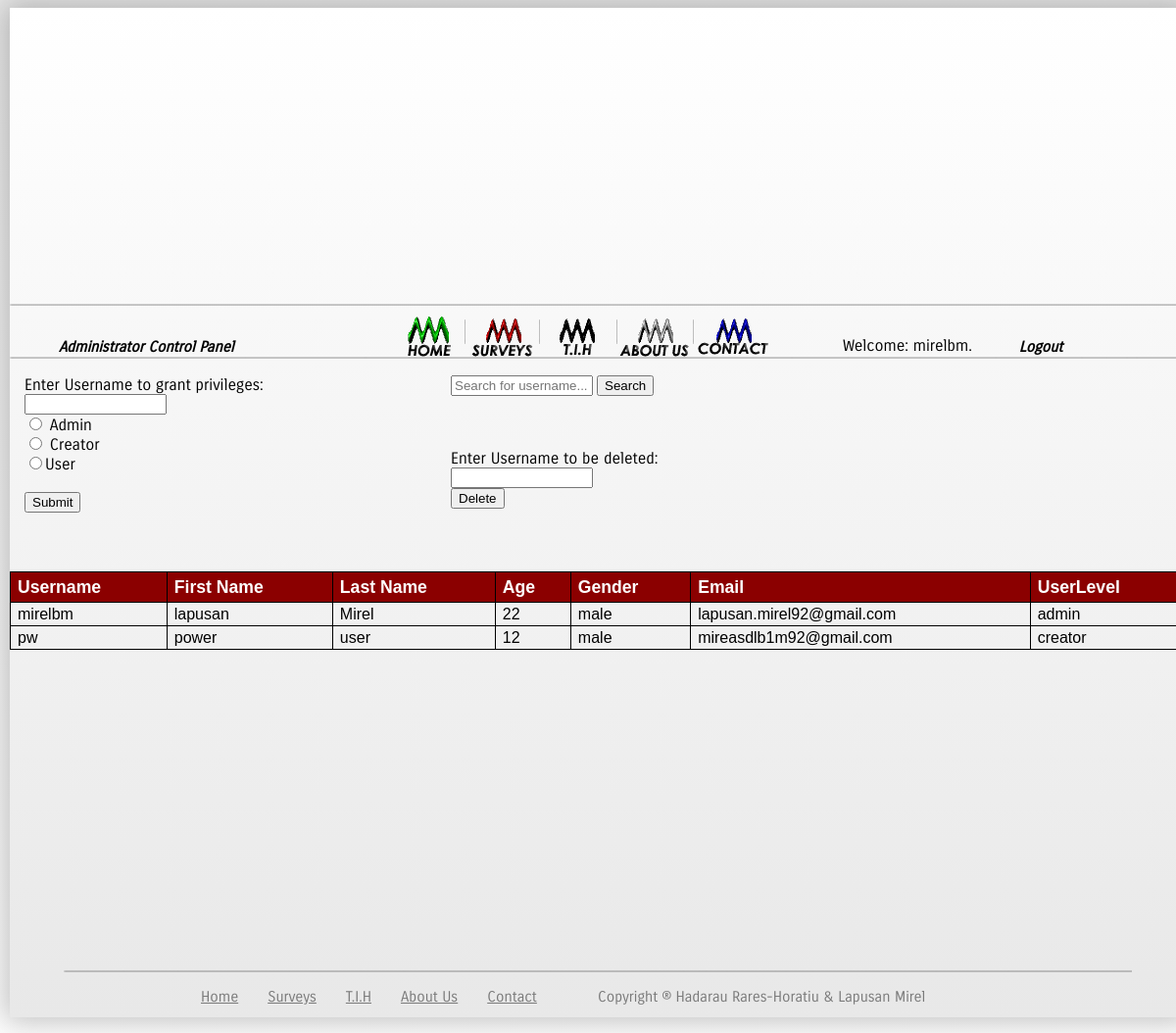
/admin.php (signed in), run on the app's committed database.
### tables this page shows
CREATE TABLE IF NOT EXISTS `users` (
  `id_user` int(10) NOT NULL,
  `user` varchar(45) NOT NULL,
  `password` varchar(45) NOT NULL,
  `firstname` varchar(45) NOT NULL,
  `lastname` varchar(45) NOT NULL,
  `age` int(11) NOT NULL,
  `email` varchar(45) NOT NULL,
  `confirmpassword` varchar(45) NOT NULL,
  `gender` text NOT NULL,
  `level` varchar(45) NOT NULL
);

### admin.php (the view, shortened to what this page needs)
<!DOCTYPE html>
<html>
<body>
	<head>
		<link rel="stylesheet" type="text/css" href="style.css">
	</head>
<div class="background">
	<div class="content">
		<div class="header">
		</div>
		<div class="headerboxwithlineandbuttons">
			<div class="verticaltopline">
			</div>
		</div>
		<ul class="menu">
					<li class="button1"><a href="index.php"></a></li>
					<li class="button2"><a href="surveys.php"></a></li>
					<li class="button3"><a href="tih.php"></a></li>
					<li class="button4"><a href="aboutus.php"></a></li>
					<li class="button5"><a href="contact.php"></a></li>
				</ul>
		<div class="loggedin">
         <?php
         	if(isset($_SESSION['user'])=="")
			{
				 print("Not logged. Please log in.");
			}
			else
			{
				print('Welcome: ');
				print($_SESSION['user']);
				print('.');
				?>
				<div class="logoutbutton">&nbsp;<a href="logout.php?logout"><b>Logout</b></a></div>
				<?php
			}
         ?>
        </div>
                <?php
if(isset($_SESSION['user'])) {
        if($_SESSION['level'] == 'admin')
        	{
        ?>
        	<div class="administratorcontrolpaneltext">
        	<a href="admin.php"><b>Administrator Control Panel</b></a></div>
        		<?php
			}
		}
				?>
		<div class="despartitorvertical"></div>
		<div class="despartitorvertical2"></div>
		<div class="despartitorvertical3"></div>
		<div class="despartitorvertical4"></div>
<?php
$searchq = '';
if($searchq == ''){
	?>
		<table id="customers">
  <tr>
    <th>Username</th>
    <th>First Name</th>
    <th>Last Name</th>
    <th>Age</th>
    <th>Gender</th>
    <th>Email</th>
    <th>UserLevel</th>
  </tr>
  <?php
            $results = mysql_query("SELECT * FROM users ");
            while($row = mysql_fetch_array($results)) {
            ?>
  <tr>
    <td><?php echo $row['user']?></td>
    <td><?php echo $row['firstname']?></td>
    <td><?php echo $row['lastname']?></td>
    <td><?php echo $row['age']?></td>
    <td><?php echo $row['gender']?></td>
    <td><?php echo $row['email']?></td>
    <td><?php echo $row['level']?>
  </tr>
  <?php
}
}
?>
</table>
<form action="updatelevels.php" method="post">
<div class="butondeactualizare">
Enter Username to grant privileges:      <br><input type="text" name="name" size="15"><br>
<input type="radio"     name="1"    value="admin"   > Admin<br>
<input type="radio"     name="1"    value="creator" > Creator<br>
<input type="radio"     name="1"    value="user"   >User<br> <br>
<input type="submit">
</div>
<div class="delete">
Enter Username to be deleted:<br><input type="text" name="name3" size="15"><br>
<input type="submit" name="Delete" value="Delete" ></button>
</div>
</form>
<form action="admin.php" method="post">
<div class="search">
	<input type="text" name="search" size="15" placeholder="Search for username..."/>
     <input type="submit" value="Search"></button></div>
</form>
		<div class="buttons">
			<footer class="footer"><p class="copyright">Copyright &reg; Hadarau Rares-Horatiu & Lapusan Mirel</p>
					<ul class="footerbuttons">
						<li><a href="index.php">Home</a></li>
						<li><a href="surveys.php">Surveys</a></li>
						<li><a href="tih.php">T.I.H</a></li>
						<li><a href="aboutus.php">About Us</a></li>
						<li><a href="contact.php">Contact</a></li>
					</ul>
					<div class="horizontalfooterline"></div>
				</footer>
		 </div>
	</div>
</div>
	</body>
</html>

### data on the page
users: user "mirelbm", firstname "lapusan", lastname "Mirel", age "22", gender "male", email "lapusan.mirel92@gmail.com", level "admin"
users: user "pw", firstname "power", lastname "user", age "12", gender "male", email "mireasdlb1m92@gmail.com", level "creator"

### other printed values
$_SESSION['user'] "mirelbm"
